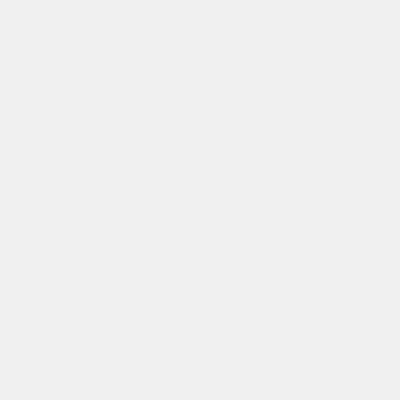
Frame 1 (no input)
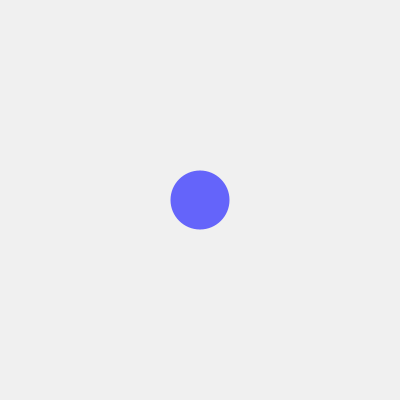
Frame 60 (the mouse pressed at the canvas centre just before this capture)
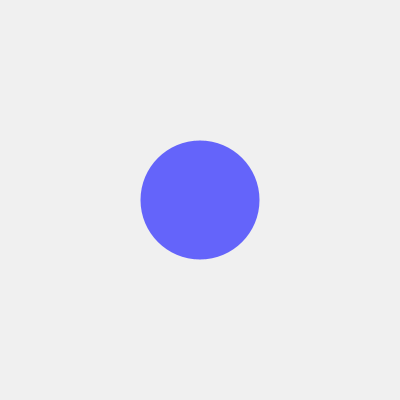
Frame 120 (the mouse held since frame 60 and released just before this capture)

The Processing sketch that drew these frames (run headless with seeded random() and noise(); from frame 60 on, the mouse is pressed at the canvas centre):

// Processing sketch: ansiedad
// ── ansiedad.pde
int ancho = 0;
int anchoMax = 200;
int velCrecimiento = 1;
void setup() {
  size(400, 400);
}

void draw() {
  background(240);
  noStroke();
  fill(100,100,250);
  
  ellipse(width/2, height/2, ancho, ancho);
  if (ancho>anchoMax || ancho < 0) {
    velCrecimiento *=-1;
  }
  ancho+=velCrecimiento;
}
